Frame 1 (no input): blank canvas, image omitted
Frame 60 (the mouse pressed at the canvas centre just before this capture): blank canvas, image omitted
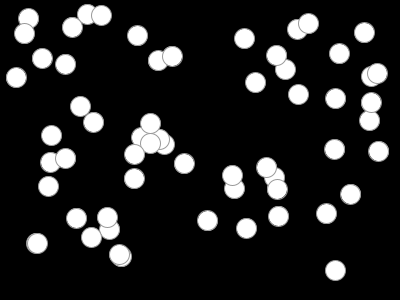
Frame 120 (the mouse held since frame 60 and released just before this capture)

The Processing sketch whose frames 1 and 60 were blank and that drew this single picture after the mouse press (run headless with seeded random() and noise(); from frame 60 on, the mouse is pressed at the canvas centre):

// Processing sketch: processing_67726
// ── processing_67726.pde


//INITIAL SETTINGS

float ranX, ranY;

Boolean drawCirc;

void setup() {

  size(400,300);

  smooth();

  background(0);

  stroke(153);

  fill(0);

  drawCirc = false;

}

//REPEAT INSTRUCTIONS

void draw() {

  if(drawCirc==true) {

    ranX=random(10,width-10);

    ranY=random(10, height-10);

    fill (255);
    ellipse(ranX, ranY, 20, 20);

  }

}

void mousePressed() {
  drawCirc=true;
}
